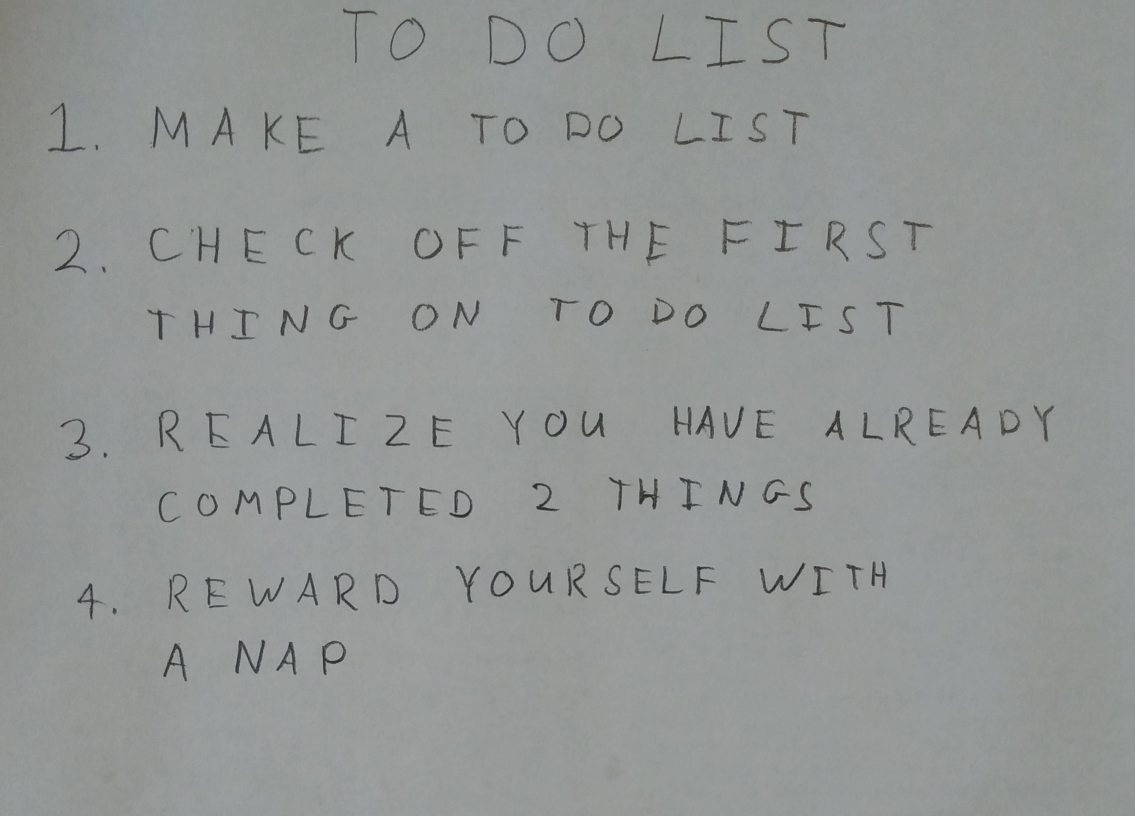
#> input picture images/01_list.jpg, 2270 x 1631 px (shown at 1/2 size)
$ python -i img_effect.py   (imports and definitions only)   (older library calls are emulated)
#> lines starting #> are read from the running program, lines starting #| are printed output that depends on the picture; after the words box and inside, x2 and y2 are one past the last pixel; in counts of white or black regions, pixels touching at a corner belong together
#> further down, picture is the input picture: shape (1631, 2270, 3); mean B, G, R 148.9, 150.1, 146.5
import numpy as np
import cv2
from skimage.filters import threshold_local
import imutils
import skimage
import skimage.measure
import skimage.color
import skimage.restoration
import skimage.io
import skimage.filters
import skimage.morphology
import skimage.segmentation
from text_effect import *

# [60 lines left out: functions order_points, four_point_transform, not called in this run]

def warp(img):
    # compute the ratio of the old height
    # to the new height, clone it, and resize it
    ratio = img.shape[0] / 500.0
#> ratio = 3.26
    orig = img.copy()
    img = imutils.resize(img, height = 500)
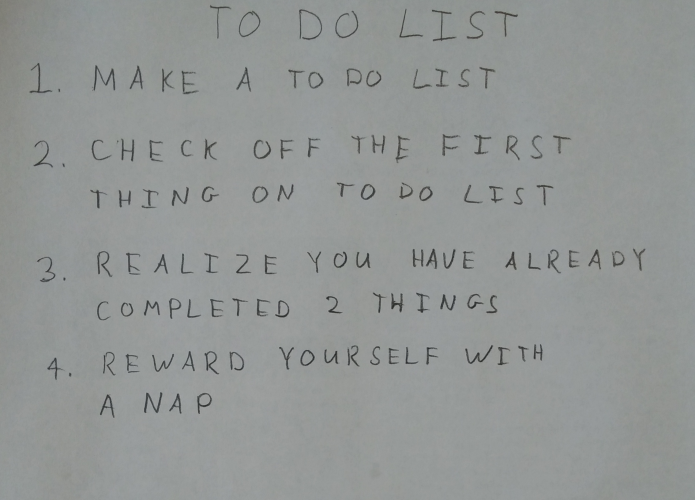
#> img: shape (500, 695, 3); mean of channels 0, 1, 2 148.9, 150.1, 146.5; drawn as B, G, R

    # convert the image to grayscale, blur it, and find edges
    # in the image
    gray = cv2.cvtColor(img, cv2.COLOR_BGR2GRAY)
    gray = cv2.GaussianBlur(gray, (5, 5), 0)
    edged = cv2.Canny(gray, 75, 200)
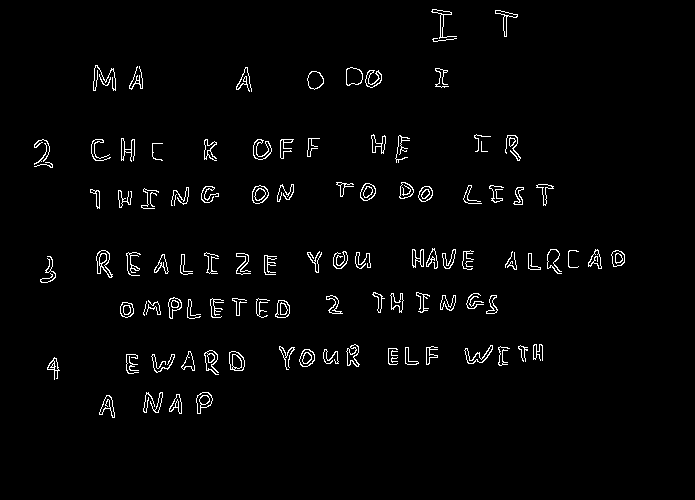
#> edged: shape (500, 695); 2.3% white in thin lines or dots, all inside (x1, y1, x2, y2) = (34, 9, 625, 418)

    # find the contours in the edged image, keeping only the
    # largest ones, and initialize the screen contour
    cnts = cv2.findContours(edged.copy(), cv2.RETR_LIST, cv2.CHAIN_APPROX_SIMPLE)
#> cnts = 199 contours, 63 with area under 20; largest, box (x1, y1, x2, y2) and area: (229, 351, 245, 371) 241, (346, 67, 363, 86) 239, (96, 250, 113, 278) 236, (346, 67, 363, 86) 229, (252, 185, 269, 204) 225
    cnts = imutils.grab_contours(cnts)
    cnts = sorted(cnts, key = cv2.contourArea, reverse = True)[:5]
#> cnts = 5 contours; box (x1, y1, x2, y2) and area: (229, 351, 245, 371) 241, (346, 67, 363, 86) 239, (96, 250, 113, 278) 236, (346, 67, 363, 86) 229, (252, 185, 269, 204) 225

    # loop over the contours
    for c in cnts:
        # approximate the contour
        peri = cv2.arcLength(c, True)
        approx = cv2.approxPolyDP(c, 0.02 * peri, True)

        # if our approximated contour has four points, then we
        # can assume that we have found our screen
        ### todo: incomplete document with more than 4 edges
        if len(approx) == 4:
            screenCnt = approx
            break
#> this loop made 5 passes
#> peri on passes 1 to 5: 60.97, 61.8, 93.84, 59.46, 57.46

    # apply the four point transform to obtain a top-down
    # view of the original image
#> (the run stopped early here; a loop or call above may not have finished)
